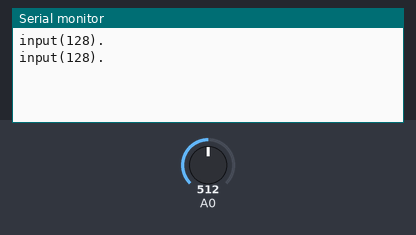
Simulated run of this sketch. Board: Arduino Uno, built with avr-gcc and run on an emulated ATmega328P. Parts: the last lines printed to the serial monitor. The inputs (shaded band) are chosen by the test bench; at power-on: A0 = 512.

Above: at 1.8 s.
1.9 s: A0 set to 716
At 2.8 s:
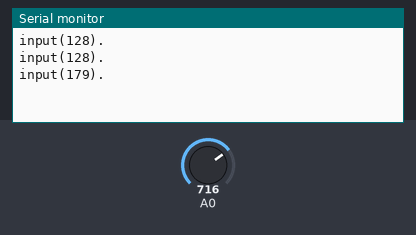
3.4 s: A0 set to 900
At 4.8 s:
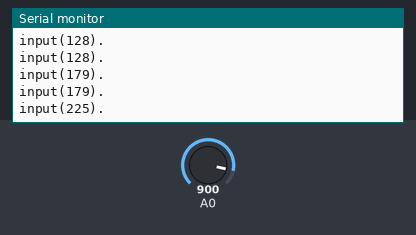
Timing chart, 0 to 6.4 s (numbered marks = the images above; inputs shaded):
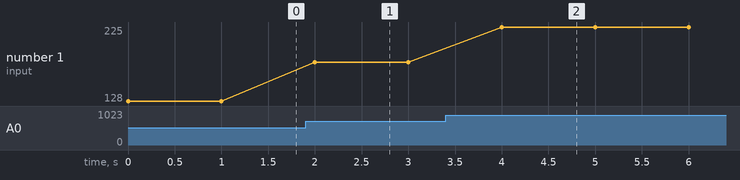

Measured:
- after the input at 1.9 s, the serial monitor: prints a new line after 0.10 s (image 1)
- after the input at 3.4 s, the serial monitor: prints a new line after 0.60 s (image 2)
- plotted number 1: 128 → 179 after the input at 1.9 s, 179 → 225 after the input at 3.4 s

The sketch:

ard_code.ino
```cpp
void setup() {
  // initialize serial communication
  Serial.begin(9600);
}

void loop() {
  // read the value of A0, divide by 4 and
  // send it as a byte over the serial connection
  Serial.print("input(");
  Serial.print(analogRead(A0) / 4);
  Serial.print(").");
  Serial.print('\n');
  delay(1000);
}
```
